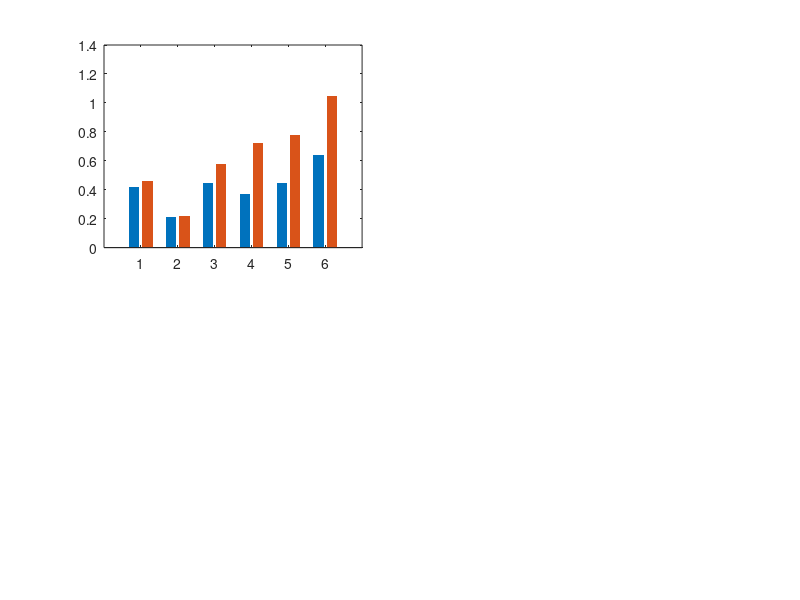

Reproduce this figure in MATLAB. (Note: this script raises an error after producing the figure.)
clear all;
close all;
load('Sensitivity_results');
%%
figure;
hold on;
subplot(2,2,1);
num_sub=6;
b = bar(sensitivity(1:2,:)',0.8,'EdgeColor','none');
b(1).FaceColor=[0.3 0.3 0.3];
b(2).FaceColor=[0.7 0.7 0.7];
ylabel('PSE (deg)')
Format_graphs;
set(gca,'XTickLabel',{'S1' 'S2' 'S3' 'S4' 'S5' 'S6' });
legend('Central vision','Peripheral vision');

%%
subplot(2,2,3);
h=bar( sensitivity(3,:),0.5,'EdgeColor','none');
set(h,'FaceColor',[0.5 0.5 0.5]);
Format_graphs;
set(gca,'XTickLabel',{'S1' 'S2' 'S3' 'S4' 'S5' 'S6'})
ylabel('Spatial offset (deg)')
%%
hold on;
subplot(2,2,2);
h = bar(sensitivity(4,:),0.5,'EdgeColor','none');
set(h,'FaceColor',[0.5 0.5 0.5]);
ylabel('PSE (deg)')
Format_graphs;
set(gca,'XTickLabel',{'S1' 'S2' 'S3' 'S4' 'S5' 'S6' });
% title('Between hemifields');
%%
subplot(2,2,4);
h = bar(sensitivity(5,:),0.5,'EdgeColor','none');
set(h,'FaceColor',[0.5 0.5 0.5]);
Format_graphs;
set(gca,'XTickLabel',{'S1' 'S2' 'S3' 'S4' 'S5' 'S6'})
ylabel('Eccentricity (deg)')
% title('Between hemifields');